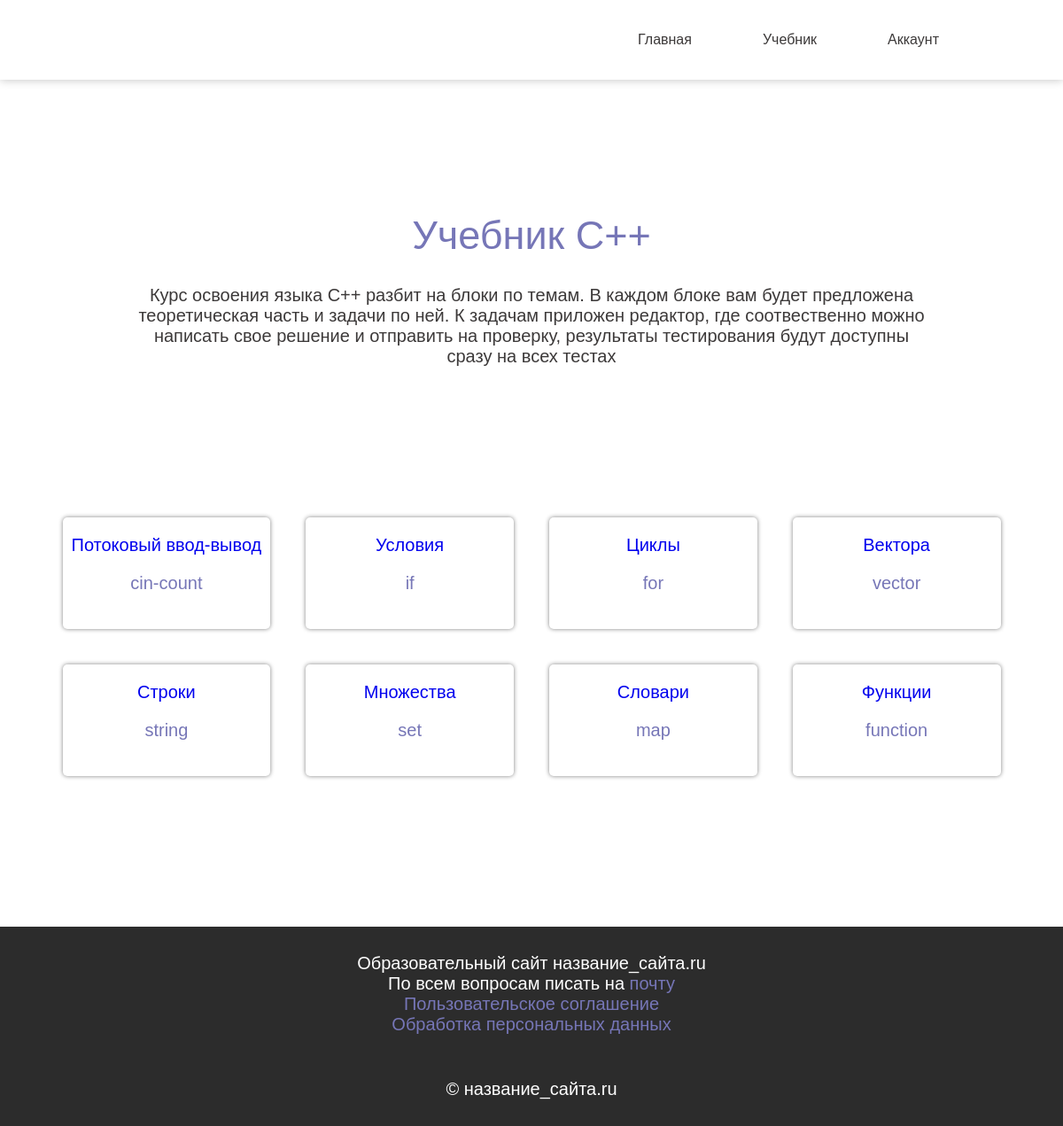
Page /themes/ on the committed database.
### cpp_tutor/models.py (models this page shows, shortened)
class Themes(models.Model):
    name = models.TextField(verbose_name='Название')
    en_name = models.TextField(verbose_name='Английское название')
    theory = models.TextField(verbose_name='Теория', default='')
    link = models.TextField(verbose_name='Ссылка', default='')

### cpp_tutor/views.py (the view)
# urls.py: path('themes/', views.ThemesView.as_view(), name='themes'),
class ThemesView(TemplateView):
    template_name = 'cpp_tutor/themes.html'
    def get(self, request):
        voc = {}
        try:
            voc['login'] = request.session['login']
        except KeyError:
            voc['login'] = False
        themes = Themes.objects.all()
        voc['themes'] = []
        for theme in themes:
            voc['themes'].append({'name': theme.name, 'en': theme.en_name, 'theory': theme.theory, 'link': theme.link})
        return render(request, self.template_name, voc)

### templates/cpp_tutor/themes.html
{% load static %}
{% include "cpp_tutor/header.html" %}
<div class="container">
    <div class="title-1 text-blue"
    ">
    Учебник C++
</div>
<div class="text-container" style="width: 75%; font-size: 20px;">
    <p>Курс освоения языка C++ разбит на блоки по темам. В каждом блоке вам будет предложена теоретическая часть и
        задачи по ней. К задачам приложен редактор, где соотвественно можно написать свое решение и отправить на
        проверку, результаты тестирования будут доступны сразу на всех тестах</p>
</div>
</div>
<div class="container">
    <div class="adaptive-block-4-container">
        {% for elem in themes %}
            <a class="adaptive-block-4 theme-btn" href="/themes/{{ elem.link }}">
                {{ elem.name }}
                <p><span class="text-blue">{{ elem.en }}</span></p>
            </a>
        {% endfor %}
    </div>
</div>
{% include "cpp_tutor/footer.html" %}

### cpp_tutor/static/cpp_tutor/style.css (style rules this page uses)
html, body, label { font-family: Arial; margin: 0; color: #3c3939; }
.container { width: fit-content; height: fit-content; margin: 150px auto; }
.text-container { text-align: center; width: fit-content; height: fit-content; margin: 30px auto; }
.adaptive-block-4-container { width: fit-content; height: fit-content; display: grid; grid-template-columns: 1fr 1fr 1fr 1fr; position: relative; margin: auto; font-size: 30px; }
.adaptive-block-4 { height: fit-content; background-color: white; box-shadow: 0 0 5px gray; padding: 20px 10px; margin: 20px; text-align: center; border-radius: 5px; font-size: 20px; }
.text-blue { color: #7676b7; }
.title-1 { color: #7676b7; font-size: 45px; margin-top: 30px; margin-bottom: 30px; display: block; text-align: center; }
.theme-btn { text-decoration: none; transition: all 0.3s; }

### rows in the picture
Themes: name "Потоковый ввод-вывод", en "cin-count"
Themes: name "Условия", en "if"
Themes: name "Циклы", en "for"
Themes: name "Вектора", en "vector"
Themes: name "Строки", en "string"
Themes: name "Множества", en "set"
Themes: name "Словари", en "map"
Themes: name "Функции", en "function"
